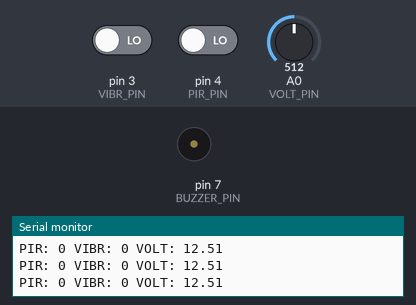
The sketch below on a simulated Arduino Uno, built with avr-gcc and run on an emulated ATmega328P. Parts: buzzer (waves = sounding, pin HIGH), the last lines printed to the serial monitor. The inputs (shaded band) are chosen by the test bench; at power-on: A0 (VOLT_PIN) = 512, pin 3 (VIBR_PIN) LOW, pin 4 (PIR_PIN) LOW.

Above: at 1.2 s.
1.3 s: A0 (VOLT_PIN) set to 425
2.8 s: A0 (VOLT_PIN) set to 395
At 3.5 s:
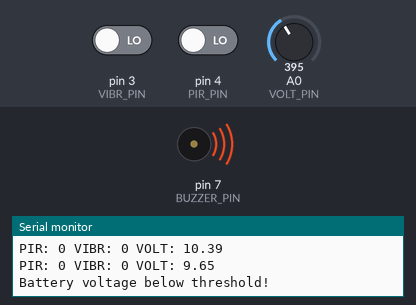
Timing chart, 0 to 5.8 s (numbered marks = the images above; inputs shaded):
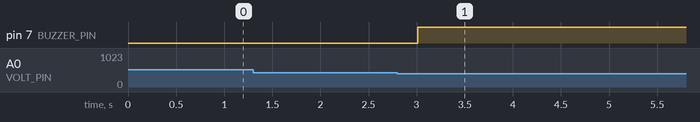

Measured:
- the behaviour switches between 410 and 409 on A0 (VOLT_PIN) (found by bisection; images 0 and 1)
- after the input at 2.8 s, pin 7 (BUZZER_PIN): LOW → HIGH after 0.21 s

The sketch:

transmitter.ino
```cpp
/*
  Anti-Theft Vehicle Battery Detection System
  TRANSMITTER Arduino Uno — battery/sensor location

  Based on the supplied project documentation.
  LoRa E32 serial pins: module TXD -> Arduino D10, RXD <- Arduino D11
  IMPORTANT: Follow the module manufacturer's voltage/interface requirements.
*/

#include <SoftwareSerial.h>

SoftwareSerial LoRa(10, 11); // Arduino RX, TX

#define PIR_PIN 4
#define VIBR_PIN 3
#define VOLT_PIN A0
#define BUZZER_PIN 7

#define VOLT_RATIO 5.0
#define BATTERY_THRESHOLD 10.0

bool batteryLost = false;

void beepBuzzer(int times) {
  for (int i = 0; i < times; i++) {
    digitalWrite(BUZZER_PIN, HIGH);
    delay(300);
    digitalWrite(BUZZER_PIN, LOW);
    delay(300);
  }
}

void setup() {
  Serial.begin(9600);
  LoRa.begin(9600);

  pinMode(PIR_PIN, INPUT);
  pinMode(VIBR_PIN, INPUT);
  pinMode(BUZZER_PIN, OUTPUT);
  digitalWrite(BUZZER_PIN, LOW);

  Serial.println("Transmitter Ready");
}

void loop() {
  int pirVal = digitalRead(PIR_PIN);
  int vibrVal = digitalRead(VIBR_PIN);
  int rawVolt = analogRead(VOLT_PIN);

  // Assumes the voltage-sensor scaling used in the supplied documentation.
  float voltage = (rawVolt / 1023.0) * 5.0 * VOLT_RATIO;

  Serial.print("PIR: ");
  Serial.print(pirVal);
  Serial.print(" VIBR: ");
  Serial.print(vibrVal);
  Serial.print(" VOLT: ");
  Serial.println(voltage);

  // Battery disconnected / voltage below configured threshold.
  if (voltage < BATTERY_THRESHOLD) {
    if (!batteryLost) {
      Serial.println("Battery voltage below threshold!");
    }
    batteryLost = true;
    digitalWrite(BUZZER_PIN, HIGH);
    LoRa.println("BATTERY_LOST");
    delay(500);
    return;
  }

  // Battery voltage recovered after a battery-loss state.
  if (batteryLost) {
    batteryLost = false;
    digitalWrite(BUZZER_PIN, LOW);
    LoRa.println("BATTERY_OK");
    Serial.println("Battery reconnected - buzzer stopped!");
  }

  // Both sensors must be HIGH together to trigger the tampering alert.
  if (pirVal == HIGH && vibrVal == HIGH) {
    Serial.println("ALERT - Motion + Vibration detected TOGETHER!");
    beepBuzzer(5);
    LoRa.println("ALERT");
    delay(2000); // Cooldown to reduce repeated triggers
  }

  delay(300);
}
```
